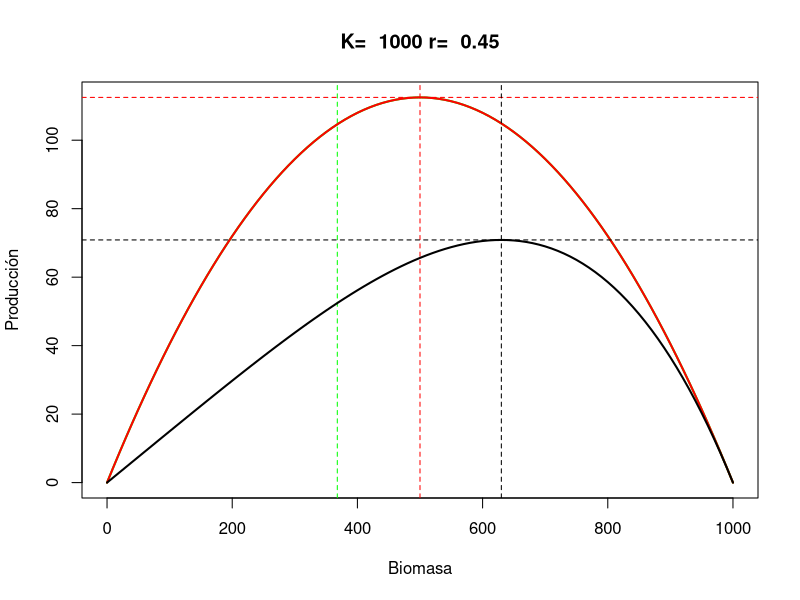

Recreate this plot in R.
# Curva de producción para distintos niveles de productividad
rm(list=ls())

r=0.45
K=1000

B=seq(0,K,10) # vector de valores ceros entre cero y K con paso de 10

# Curvas de producción
p=1e-5
G1=r/p*B*(1-(B/K)^p)
Brms1=K*(1/(p+1))^(1/p)
rms1=r/p*Brms1*(1-(Brms1/K)^p)

p=1
G2=r/p*B*(1-(B/K)^p)
Brms2=K*(1/(p+1))^(1/p)
rms2=r/p*Brms2*(1-(Brms2/K)^p)

p=3
G3=r/p*B*(1-(B/K)^p)
Brms3=K*(1/(p+1))^(1/p)
rms3=r/p*Brms3*(1-(Brms3/K)^p)


# Graficos
plot(B,G2,col="green",lwd=2,type="l",
     ylab="Producción",xlab="Biomasa", main=paste("K= ",K,"r= ",r))
abline(v=Brms1,lty=2,col="green")
abline(h=rms1,lty=2,col="green")

lines(B,G2,col="red",lwd=2)
abline(v=Brms2,lty=2,col="red")
abline(h=rms2,lty=2,col="red")

lines(B,G3,col="black",lwd=2)-
abline(v=Brms3,lty=2)
abline(h=rms3,lty=2)

legend(x=800,y=150,c("p=1e-5","p=1","p=3"),
       col=c("green","red","black"),lwd=2,bty="n")

